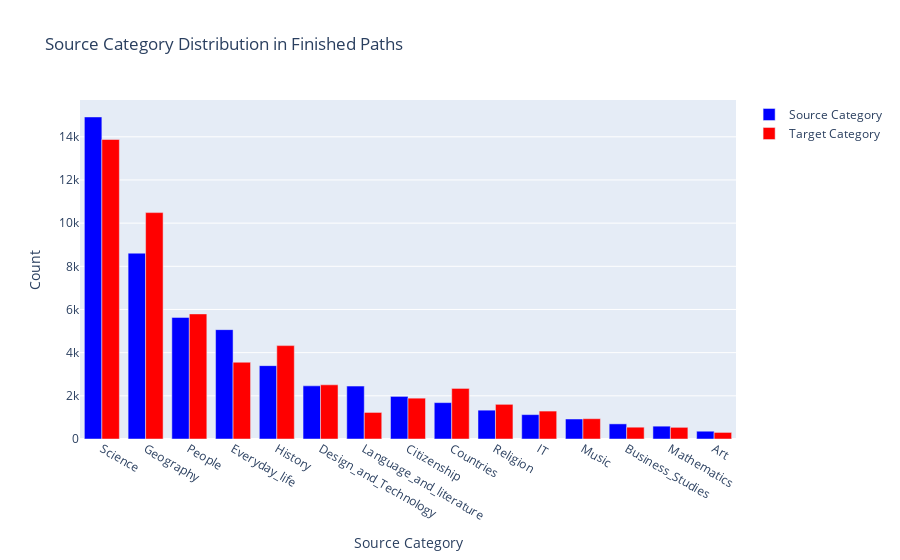

Notebook code for this chart:
### Code cell
# Plot bar chart for source categories distribution in finished paths


source_category_distribution = finished_paths.groupby('source_general_category').count().rename(columns={'source': 'count'}).reset_index()
source_category_distribution.sort_values(by='count', ascending=False, inplace=True)
target_category_distribution = finished_paths.groupby('target_general_category').count().rename(columns={'target': 'count'}).reset_index()
target_category_distribution.sort_values(by='count', ascending=False, inplace=True)
fig = go.Figure()
fig.add_trace(go.Bar(
    x=source_category_distribution['source_general_category'], 
    y=source_category_distribution['count'], 
    marker_color='blue',
    name='Source Category'
    ))
fig.add_trace(go.Bar(
    x=target_category_distribution['target_general_category'], 
    y=target_category_distribution['count'], 
    marker_color='red',
    name='Target Category'
    ))
fig.update_layout(
    title_text='Source Category Distribution in Finished Paths', 
    xaxis_title='Source Category', 
    yaxis_title='Count',

    )

fig.show()

### Figure 1 — Plotly figure (JSON) as saved in the notebook; plotly's stock layout.template omitted (floating-point values rounded to 4 significant figures)
{"data": [{"marker": {"color": "blue"}, "name": "Source Category", "type": "bar", "x": ["Science", "Geography", "People", "Everyday_life", "History", "Design_and_Technology", "Language_and_literature", "Citizenship", "Countries", "Religion", "IT", "Music", "Business_Studies", "Mathematics", "Art"], "y": [14919, 8609, 5633, 5066, 3399, 2463, 2451, 1974, 1686, 1336, 1130, 926, 701, 595, 361]}, {"marker": {"color": "red"}, "name": "Target Category", "type": "bar", "x": ["Science", "Geography", "People", "History", "Everyday_life", "Design_and_Technology", "Countries", "Citizenship", "Religion", "IT", "Language_and_literature", "Music", "Business_Studies", "Mathematics", "Art"], "y": [13874, 10488, 5795, 4326, 3557, 2510, 2343, 1892, 1606, 1294, 1231, 941, 547, 540, 305]}], "layout": {"title": {"text": "Source Category Distribution in Finished Paths"}, "xaxis": {"title": {"text": "Source Category"}}, "yaxis": {"title": {"text": "Count"}}}}
